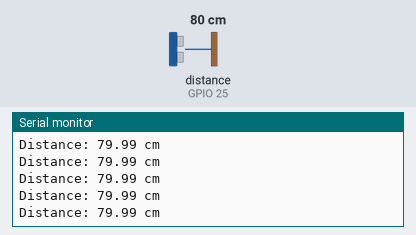
Simulated run of this sketch. Board: ESP32. Parts: the last lines printed to the serial monitor. Wiring (inferred from the names in the program): ultrasonic range finder: trigger GPIO 26; echo GPIO 25. The inputs (shaded band) are chosen by the test bench; at power-on: distance to the obstacle (sensor on GPIO 25) 80 cm. The echo pulse lasts 58.3 µs per cm.

Above: at 1.2 s.
1.3 s: distance to the obstacle (sensor on GPIO 25) set to 2 cm
At 1.37 s:
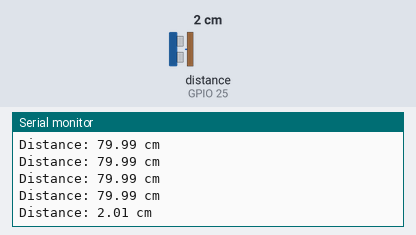
2.8 s: distance to the obstacle (sensor on GPIO 25) set to 4 cm
At 2.88 s:
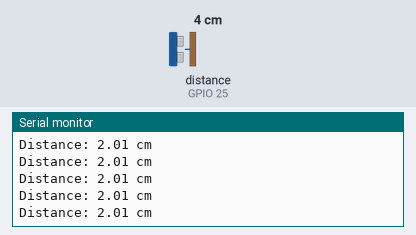
Timing chart, 0 to 5.8 s (numbered marks = the images above; inputs shaded):
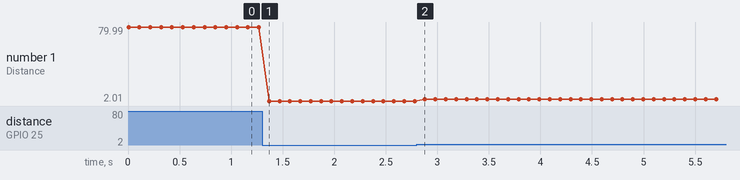

Measured:
- after the input at 1.3 s, the serial monitor: prints a new line after 0.07 s (image 1)
- plotted number 1: 79.99 → 2.01 after the input at 1.3 s, 2.01 → 4.01 after the input at 2.8 s

The sketch:

us.ino
```cpp
int TRIGGER_PIN =26;
 int ECHO_PIN = 25;
const float SPEED_OF_SOUND = 343.0;

void setup() {
  Serial.begin(9600);

  pinMode(TRIGGER_PIN, OUTPUT);
  pinMode(ECHO_PIN, INPUT);

}

void loop() {
  digitalWrite(TRIGGER_PIN, LOW);
  delayMicroseconds(2);
  digitalWrite(TRIGGER_PIN, HIGH);
  delayMicroseconds(10);
  digitalWrite(TRIGGER_PIN, LOW);

  long duration = pulseIn(ECHO_PIN, HIGH);

  float distance = (duration * 0.5 * SPEED_OF_SOUND) / 10000.0;

  Serial.print("Distance: ");
  Serial.print(distance, 2);
  Serial.println(" cm");

  // Add a delay if needed
  delay(100);
}
```
